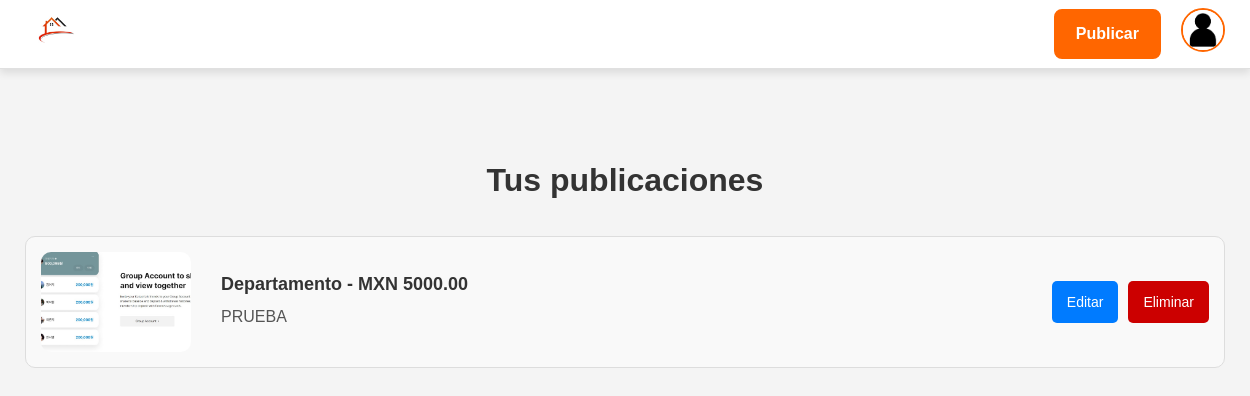
Page /mis_inmuebles/ (signed in) on the earlier database version.
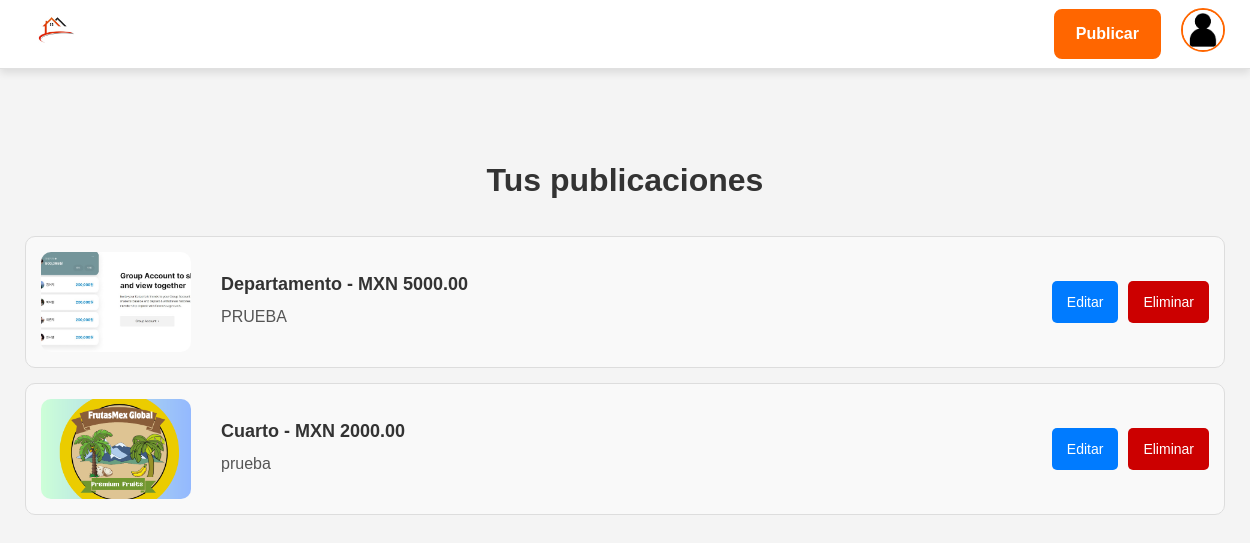
Same page on the later database version.
### listings/models.py (models this page shows, shortened)
class Inmueble(models.Model):
    TIPOS_INMUEBLE = [
        ('Departamento', 'Departamento'),
        ('Casa', 'Casa'),
        ('Cuarto', 'Cuarto'),
    ]
    DISTANCIAS = [
        ('0-5 km', '0-5 km'),
        ('5-10 km', '5-10 km'),
        ('10-15 km', '10-15 km'),
    ]
    ESTADOS = [
        ('disponible', 'Disponible'),
        ('rentado', 'Rentado')  # Rentado también cubrirá "reservado"
    ]
    estado = models.CharField(max_length=20, choices=ESTADOS, default='disponible')
    usuario = models.ForeignKey(User, on_delete=models.CASCADE, related_name='inmuebles')
    tipo_inmueble = models.CharField(max_length=50, choices=TIPOS_INMUEBLE)
    distancia = models.CharField(max_length=50, choices=DISTANCIAS)
    direccion = models.CharField(max_length=255)
    codigo_postal = models.CharField(max_length=10)
    descripcion = models.TextField()
    precio = models.DecimalField(max_digits=10, decimal_places=2)
    numero_contacto = models.CharField(max_length=15)
    calificacion = models.DecimalField(max_digits=3, decimal_places=2, null=True, blank=True)
    arrendador = models.ForeignKey(User, on_delete=models.SET_NULL, null=True, blank=True, related_name="arrendados")
    arrendatario = models.ForeignKey(User, on_delete=models.SET_NULL, null=True, blank=True, related_name="alquileres")
    usuario = models.ForeignKey(settings.AUTH_USER_MODEL, on_delete=models.CASCADE)

class ImagenInmueble(models.Model):
    inmueble = models.ForeignKey(Inmueble, related_name='imagenes', on_delete=models.CASCADE)
    imagen = models.ImageField(upload_to='inmuebles/imagenes/')

### listings/views.py (the view)
# urls.py: path('mis_inmuebles/', views.mis_inmuebles, name='mis_inmuebles'),  # Ruta para ver mis inmuebles
@login_required
def mis_inmuebles(request):
    inmuebles = Inmueble.objects.filter(usuario=request.user)  # Filtra por usuario actual
    return render(request, 'mis_inmuebles.html', {'inmuebles': inmuebles})

### listings/templates/mis_inmuebles.html (shortened to what this page needs)
{% extends 'base.html' %}
{% load static %}
{% block extra_css %}
<link rel="stylesheet" href="{% static 'css/mis_inmuebles.css' %}">
{% endblock %}
{% block content %}
<div class="container">
    <h1 class="title">Tus publicaciones</h1>
    {% if inmuebles %}
        {% for inmueble in inmuebles %}
            <div class="inmueble">
                {% if inmueble.imagenes.all %}
                    <img src="{{ inmueble.imagenes.first.imagen.url }}" alt="Imagen del inmueble">
                {% else %}
                    <img src="{% static 'images/load-default.jpg' %}" alt="Imagen no disponible">
                {% endif %}
                <div class="info">
                    <h3>{{ inmueble.tipo_inmueble }} - MXN {{ inmueble.precio }}</h3>
                    <p>{{ inmueble.descripcion }}</p>
                </div>
                <div class="actions">
                    <a href="{% url 'editar_inmueble' inmueble.id %}" class="btn-blue">Editar</a>
                    <button onclick="confirmDelete({{ inmueble.id }})" class="btn-red">Eliminar</button>
                </div>
            </div>
        {% endfor %}
    {% else %}
        <p>No tienes publicaciones aún.</p>
    {% endif %}
</div>
{% endblock %}

Differences in the rows shown:
added Inmueble: imagenes.first.imagen (picture), tipo_inmueble "Cuarto", precio "2000.00", descripcion "prueba"
